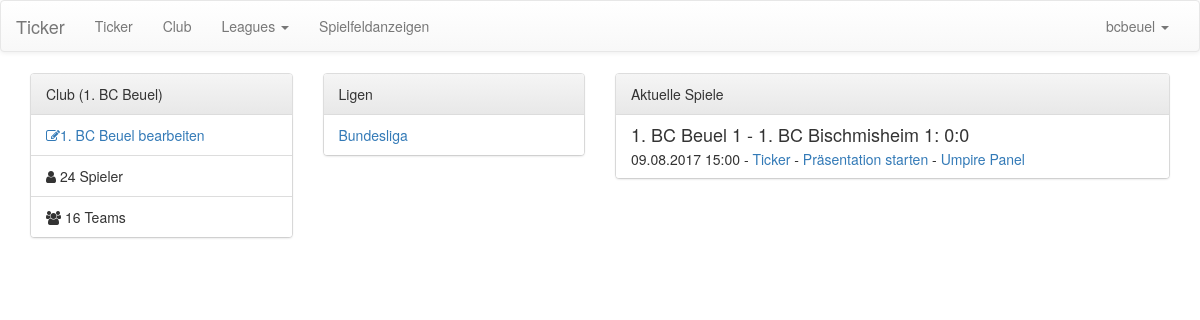
The app's page /ticker/manage/ (signed in) with its own data.
### ticker/models/player_clubs.py (models this page shows, shortened)
class Club(models.Model):
    club_name = models.CharField(max_length=255)
    fields = models.ManyToManyField('PlayingField', blank=True)
    def get_name(self):
        return self.club_name
    def get_teams(self):
        return Team.objects.filter(parent_club=self).order_by('team_name')
    def get_players(self):
        return Player.objects.filter(teamplayerassociation__team__parent_club=self)
    def __str__(self):
        return self.get_name()

class Team(models.Model):
    parent_club = models.ForeignKey(Club, CASCADE, default=1)
    team_name = models.CharField(max_length=255)
    players = models.ManyToManyField(Player, blank=True)
    fields = models.ManyToManyField('PlayingField', blank=True)
    def __str__(self):
        return self.team_name

### ticker/models/leaguestructure.py (models this page shows, shortened)
class League(models.Model):
    name = models.CharField(max_length=255)
    associated_season = models.ForeignKey('Season')
    teams = models.ManyToManyField(Team)
    matches = models.ManyToManyField(Match)
    def get_name(self):
        return self.name

### ticker/models/matchstructure.py (models this page shows, shortened)
class Match(models.Model):
    match_time = models.DateTimeField()
    create_time = models.DateTimeField(auto_now=True)
    canceled = models.BooleanField(default=False)
    rule = models.ForeignKey(Rules)
    team_a = models.ForeignKey(Team, related_name='team_a')
    team_b = models.ForeignKey(Team, related_name='team_b')
    games = ManyToManyField(Game, blank=True)
    def get_all_games(self):
        return self.games.all()
    def get_score(self):
        games = self.get_all_games()
        score_team_a = 0
        score_team_b = 0
        for game in games:
            if not game.is_finished(self.rule):
                continue
        return [score_team_a, score_team_b]

class Game(models.Model):
    name = models.CharField(max_length=64)
    player_a = ManyToManyField(Player, related_name='player_a', blank=True)
    player_b = ManyToManyField(Player, related_name='player_b', blank=True)
    sets = ManyToManyField(Set, blank=True)
    game_types = (('single', 'Herreneinzel'),
                  ('womansingle', 'Dameneinzel'),
                  ('men_double', 'Herrendoppel'),
                  ('women_double', 'Frauendoppel'),
                  ('mixed', 'Mixed'))
    current_set = models.IntegerField(default=1)
    game_type = models.CharField(max_length=32, choices=game_types)
    presses_json = models.TextField(default=None, blank=True, null=True)
    def is_finished(self, rule):
        return self.is_won(rule)
    def get_set_score(self, rule):
        won_team_a = 0
        won_team_b = 0
        for set in self.sets.all():
            if set.set_won_by_team_a(rule):
                won_team_a += 1
            if set.set_won_by_team_b(rule):
                won_team_b += 1
        return [won_team_a, won_team_b]
    def is_won(self, rule):
        won_team_a, won_team_b = self.get_set_score(rule)
        if won_team_a == 3 or won_team_b == 3:
            return True
        return False

class Set(models.Model):
    set_number = models.IntegerField(default=1)
    points_team_a = ManyToManyField(Point, related_name='points_team_a', blank=True)
    points_team_b = ManyToManyField(Point, related_name='points_team_b', blank=True)
    def set_won_by_team_a(self, rule):
        score = self.get_score()
        return rule.team_a_won(score)
    def set_won_by_team_b(self, rule):
        score = self.get_score()
        return rule.team_b_won(score)
    def get_score(self):
        return [self.points_team_a.filter(canceled=False).count(),
                self.points_team_b.filter(canceled=False).count()]

### ticker/views/user_interface.py (the view)
@login_required
def manage_dashboard(request):
    p = Profile.objects.filter(user=request.user).first()
    club = p.associated_club if p is not None else None
    matches = Match.objects.filter(canceled=False, match_time__range=[now()-timedelta(days=2), now()+timedelta(days=2)])
    if club is not None:
        matches = matches.filter(team_a__parent_club=club) | matches.filter(team_b__parent_club=club)
    context = dict(matches=matches)
    return render(request, 'user/manage_dashboard.html', context)

### ticker/models/matchstructure.py (called while the page is built)
    def team_a_won(self, score):
        if score[0] == 11 and (score[0] - score[1]) >= 2:
            return True
        if score[0] > 11 and (score[0] - score[1]) == 2:
            return True
        if score[0] == 15 and score[1] == 14:
            return True
        return False

    def team_b_won(self, score):
        return self.team_a_won(list(reversed(score)))

### ticker/templatetags/custom_tags.py (called while the page is built)
@register.filter
def get_club(user):
    assert(isinstance(user, User))
    p = Profile.objects.filter(user=user).first()
    if p is None:
        return None
    return p.associated_club

@register.filter
def get_leagues_club(user):
    club = get_club(user)
    leagues = League.objects.filter(teams__parent_club=club).distinct()
    return leagues

### ticker/templates/user/manage_dashboard.html (shortened to what this page needs)
{% extends 'user/manage_base.html' %}
{% load custom_tags %}
{% load staticfiles %}
{% block content %}
    <div class="container">
        <div class="row">
            <div class="col-sm-12">
            </div>
        </div>
        {% with associated_club=request.user|get_club %}
            <div class="row">
                <div class="col-sm-3">
                    <div class="panel panel-default">
                        <div class="panel-heading">
                            Club ({{ associated_club }})
                        </div>
                        <ul class="list-group">
                            {% if associated_club %}
                                <li class="list-group-item"><a href="{% url 'manage_club_details' associated_club.id %}"><i class="fa fa-edit"></i>{{ associated_club.get_name }} bearbeiten</a></li>
                            {% else %}
                                <li class="list-group-item"> <a href="{% url 'manage_clubs' %}"><i class="fa fa-edit"></i> Club bearbeiten</a></li>
                            {% endif %}
                            <li class="list-group-item"><i class="fa fa-user"></i> {{ associated_club.get_players.count }} Spieler</li>
                            <li class="list-group-item"><i class="fa fa-users"></i> {{ associated_club.get_teams.count }} Teams</li>
                        </ul>
                    </div>
                </div>
                <div class="col-sm-3">
                    <div class="panel panel-default">
                        <div class="panel-heading">Ligen</div>
                        <ul class="list-group">
                            {% with leagues=request.user|get_leagues_club %}
                                {% if leagues.count > 0 %}
                                    {% for league in request.user|get_leagues_club %}
                                        <li class="list-group-item"><a href="{% url 'manage_league_details' league.id %}">{{ league.get_name }}</a></li>
                                    {% endfor %}
                                {% else %}
                                    <li class="list-group-item">Keine Ligen assoziiert.</li>
                                {% endif %}
                            {% endwith %}
                        </ul>
                    </div>
                </div>
                <div class="col-sm-6">
                    <div class="panel panel-default">
                        <div class="panel-heading">Aktuelle Spiele</div>
                        <ul class="list-group">
                            {% if matches.count == 0 %}
                                <li class="list-group-item">Keine Spiele gefunden.</li>
                            {% else %}
                                {% for match in matches %}
                                    <li class="list-group-item">
                                        <h4 class="list-group-item-heading">
                                            {{ match.team_a }} - {{ match.team_b }}: {{ match.get_score.0 }}:{{ match.get_score.1 }}
                                        </h4>
                                        <p class="list-group-item-text">
                                            {{ match.match_time|date:"d.m.Y H:i" }} -
                                            <a href="{% url 'manage_ticker_interface' match.id %}">Ticker</a> -
                                            <a href="{% url 'presentation_view' 0 match.id %}">Präsentation starten</a> -
                                            <a href="{% static 'bup/cur/bup.html' %}#jt_id={{match.id}}">Umpire Panel</a>
                                        </p>
                                    </li>
                                {% endfor %}
                            {% endif %}
                    </ul>
                </div>
            </div>
            </div>
        {% endwith %}
    </div>
{% endblock %}

### ticker/templates/user/manage_base.html (shortened to what this page needs)
{% extends 'base.html' %}
{% load custom_tags %}
{% block navigation %}
    {% if request.user.is_authenticated %}
    <nav class="navbar navbar-default">
        <div class="container-fluid">
            <div class="navbar-header">
                <a class="navbar-brand" href="{% url 'manage_dashboard' %}">Ticker</a>
            </div>
            <div class="collapse navbar-collapse" id="bs-example-navbar-collapse-1">
                <ul class="nav navbar-nav">
                    {% url 'manage_ticker' as tickerurl %}
                    <li {% if tickerurl == request.get_full_path %} class="active" {% endif %}>
                        <a href="{{ tickerurl }}">
                            Ticker
                        </a>
                    </li>
                    <li>
                        {% with responsible_club=request.user|get_club %}
                            {% if responsible_club %}
                                <a href="{% url 'manage_club_details' responsible_club.id %}">Club</a>
                            {% else %}
                                {% if request.user.is_superuser %}
                                    <a href="{% url 'manage_clubs' %}">Club</a>
                                {% endif %}
                            {% endif %}
                        {% endwith %}
                    </li>
                    <li class="dropdown">
                        <a href="#" class="dropdown-toggle" data-toggle="dropdown" role="button" aria-haspopup="true" aria-expanded="false">
                            Leagues
                            <span class="caret"></span>
                        </a>
                    </li>
                    <li><a href="{% url 'display_dashboard' %}">Spielfeldanzeigen</a></li>
                </ul>
                <ul class="nav navbar-nav navbar-right">
                    <li class="dropdown">
                        <a href="#" class="dropdown-toggle" data-toggle="dropdown"
                           role="button" aria-haspopup="true" aria-expanded="false">{{ request.user }} <span class="caret"></span></a>
                    </li>
                </ul>
            </div>
        </div>
    </nav>
    {% endif %}
{% endblock %}

### records on screen
Club: club_name "1. BC Beuel", get_name "1. BC Beuel", get_players.count "24", get_teams.count "16"
League: get_name "Bundesliga"
Match: team_a "1. BC Beuel 1", team_b "1. BC Bischmisheim 1", get_score.0 "0", get_score.1 "0", match_time "09.08.2017 15:00"

### other values on screen
{{ request.user }} "bcbeuel"
